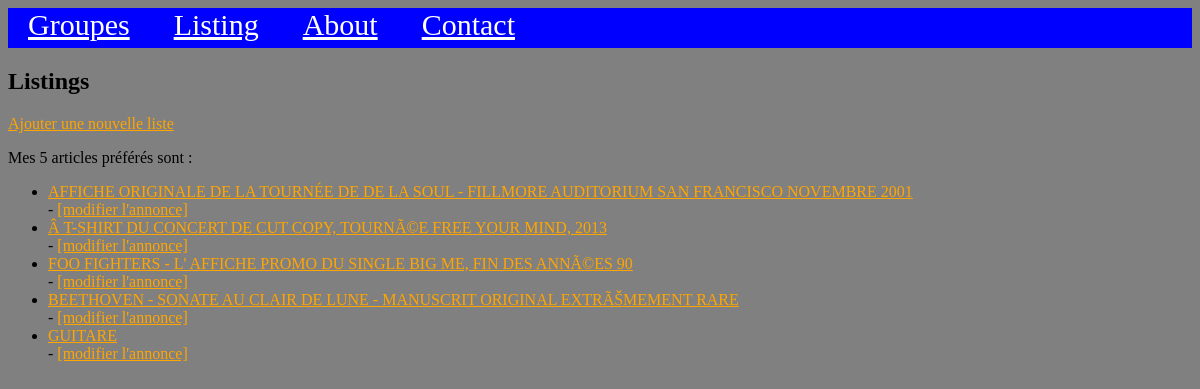
The app's page /articles/ with its own data.
### listings/models.py (models this page shows, shortened)
class Listing(models.Model):
    class Type(models.TextChoices):
        RECORDS = 'R'
        CLOTHING = 'C'
        POSTERS = 'P'
        MISC = 'M'
    title = models.fields.CharField(max_length=100)
    description = models.fields.CharField(max_length=1000)
    sold = models.fields.BooleanField(default=True)
    year_formed = models.fields.IntegerField()
    type = models.fields.CharField(choices=Type.choices, max_length=50)
    band = models.ForeignKey(Band, null=True, on_delete=models.SET_NULL)

### listings/views.py (the view)
# urls.py: path('articles/', views.listing_list, name='listing-list'),
def listing_list(request):
    articles = Listing.objects.all()
    return render(request,
                  'listings/listing_list.html',
                  {'articles': articles})

### listings/templates/listings/listing_list.html
{% extends 'listings/base.html' %}
{% block content %}
<h2>Listings</h2>
<a href="{% url 'listing-create' %}">Ajouter une nouvelle liste</a>
<p>Mes {{ articles|length }} articles préférés sont :</p>
    <ul>
        {% for article in articles %}
        <li><a href="{% url 'listing-detail' article.id %}">{{ article.title|upper }}</a></li>
        - <a href="{% url 'data-update' article.id %}">[modifier l'annonce]</a>
        {% endfor %}
    </ul>
{% endblock %}

### listings/static/listings/styles.css (style rules this page uses)
a { color: orange; }
body { background-color: grey; }

### records on screen
Listing: title "AFFICHE ORIGINALE DE LA TOURNÉE DE DE LA SOUL - FILLMORE AUDITORIUM SAN FRANCISCO NOVEMBRE 2001"
Listing: title "Â T-SHIRT DU CONCERT DE CUT COPY, TOURNÃ©E FREE YOUR MIND, 2013"
Listing: title "FOO FIGHTERS - L' AFFICHE PROMO DU SINGLE BIG ME, FIN DES ANNÃ©ES 90"
Listing: title "BEETHOVEN - SONATE AU CLAIR DE LUNE - MANUSCRIT ORIGINAL EXTRÃŠMEMENT RARE"
Listing: title "GUITARE"

### other values on screen
{{ articles|length }} "5"
